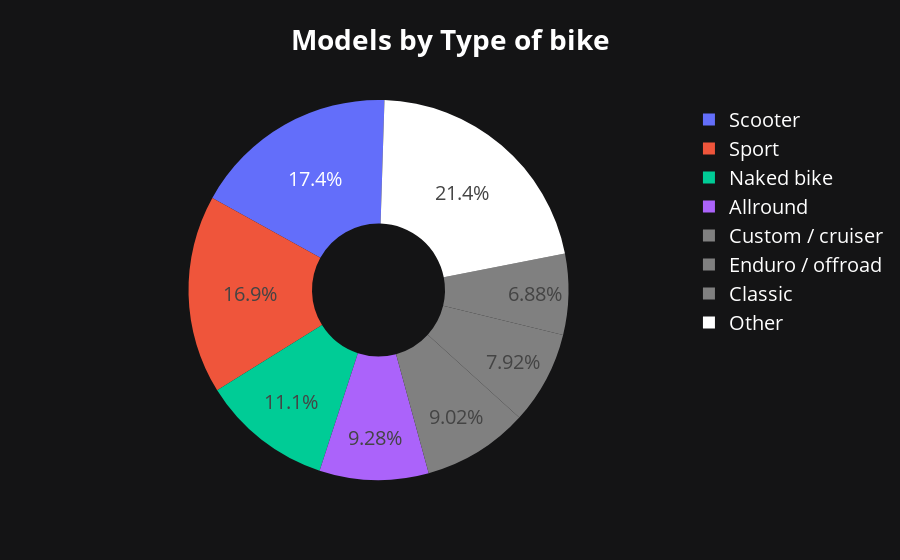

Notebook source saved alongside this figure:
### Markdown cell above
### Models by category
 > Let's see the most common type of motorcycle, leaving out those that appear less in the dataset

### Code cell
# Group by most used, leave the others in "Other"
df_grouped = df.groupby("Category").size().reset_index(name="count")


df_top_types = df_grouped[df_grouped["count"] >= 1500].sort_values(by="count", ascending=False)
other_types = df_grouped[df_grouped["count"] < 1500].sum()["count"]

# Create a new DataFrame with the top types and the "Other" category
df_grouped = pd.concat([df_top_types, pd.DataFrame([{'Category': 'Other', 'count': other_types}])], ignore_index=True)

# Concat the top types and the "Other" category
df_pie = pd.concat(
    [df_top_types, pd.DataFrame([{"Category": "Other", "count": other_types}])],
    ignore_index=True
)

# Sort the DataFrame by count in descending order
ordered_categories = list(df_top_types["Category"]) + ["Other"]
df_pie["Category"] = pd.Categorical(
    df_pie["Category"], categories=ordered_categories, ordered=True
)
gray_seq = ["gray"] + ["gray"] + ["gray"] + ["white"]
color_seq = px.colors.qualitative.Plotly[:4] + gray_seq  # bianco per Other


# Create the pie chart
fig1 = px.pie(
    df_pie,
    names="Category",
    values="count",
    title="<b>Models by Type of bike</b>",
    hole=0.35,
    color_discrete_sequence=color_seq,
    category_orders={"Category": ordered_categories},
)

# Rotate the pie chart, make it counterclockwise, don't atutomatically sort
fig1.update_traces(
    direction="counterclockwise",
    sort=False,
    rotation=-61
)


set_theme(fig1).show()

### Figure 1 — Plotly figure (JSON) as saved in the notebook; plotly's stock layout.template omitted (floating-point values rounded to 4 significant figures)
{"data": [{"direction": "counterclockwise", "domain": {"x": [0, 1], "y": [0, 1]}, "hole": 0.35, "hovertemplate": "Category=%{label}<br>count=%{value}<extra></extra>", "labels": ["Scooter", "Sport", "Naked bike", "Allround", "Custom / cruiser", "Enduro / offroad", "Classic", "Other"], "legendgroup": "", "name": "", "rotation": -61, "showlegend": true, "sort": false, "type": "pie", "values": [4175, 4047, 2663, 2220, 2159, 1895, 1647, 5126]}], "layout": {"font": {"color": "white", "size": 20}, "legend": {"bgcolor": "rgba(0,0,0,0)", "tracegroupgap": 0}, "paper_bgcolor": "#141415", "piecolorway": ["#636EFA", "#EF553B", "#00CC96", "#AB63FA", "gray", "gray", "gray", "white"], "plot_bgcolor": "#141415", "title": {"text": "<b>Models by Type of bike</b>"}, "xaxis": {"gridcolor": "#333333", "zerolinecolor": "#333333"}, "yaxis": {"gridcolor": "#333333", "zerolinecolor": "#333333"}}}
